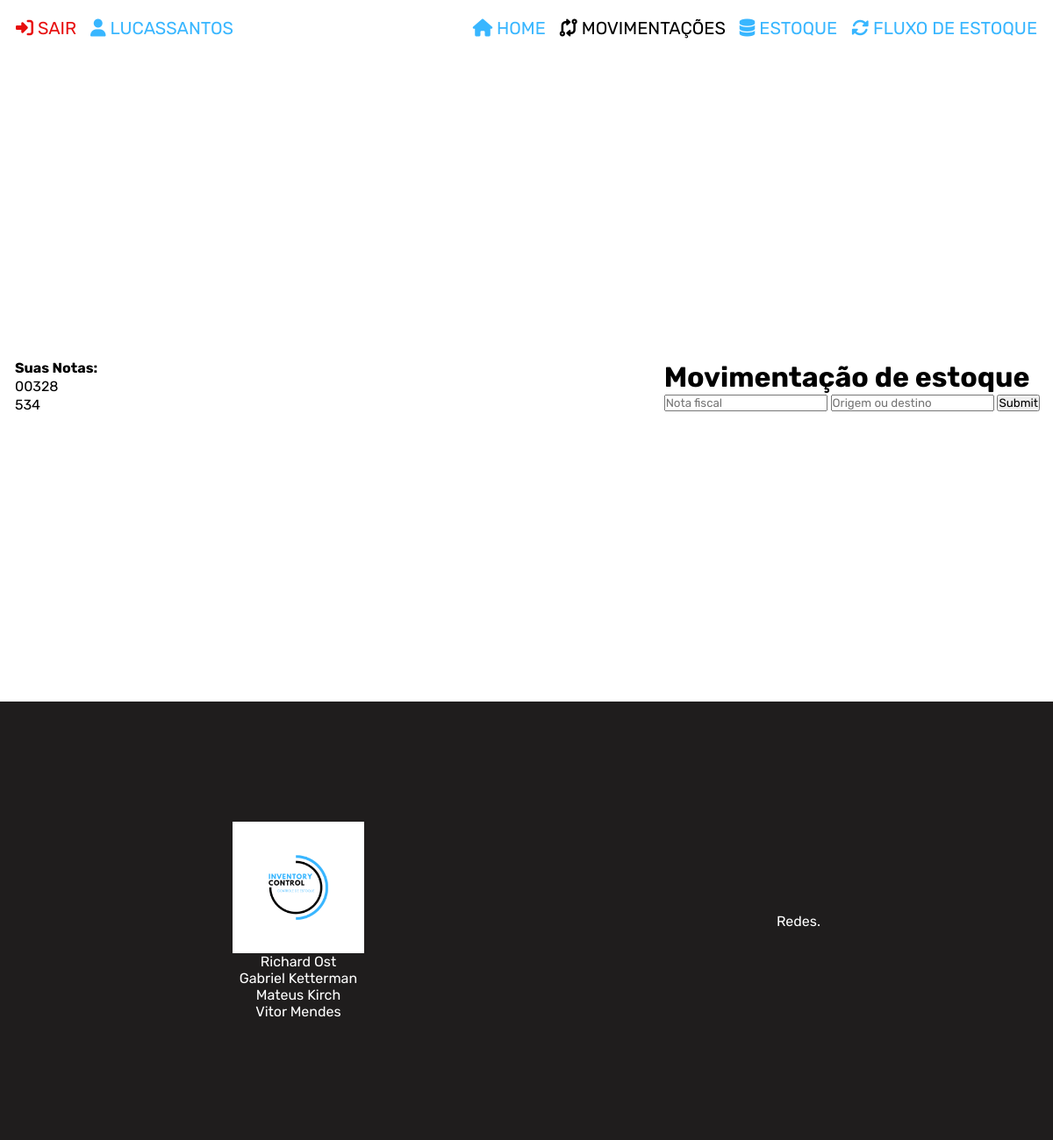
Screenshot of /movimentacao.php (signed in) with the database file from the repository.
### tables this page shows
CREATE TABLE IF NOT EXISTS `usuario` (
  `id` int(11) NOT NULL AUTO_INCREMENT,
  `username` varchar(100) DEFAULT NULL,
  `nome` varchar(100) DEFAULT NULL,
  `email` varchar(100) DEFAULT NULL,
  `senha` varchar(255) DEFAULT NULL,
  `cnpj` varchar(18) DEFAULT NULL,
  PRIMARY KEY (`id`)
);

CREATE TABLE IF NOT EXISTS `notafiscal` (
  `idNota` int(11) NOT NULL AUTO_INCREMENT,
  `tipoMov` tinyint(1) NOT NULL,
  `numeroNota` varchar(255) NOT NULL,
  `lancada` tinyint(1) NOT NULL,
  PRIMARY KEY (`idNota`)
);

### php/url.php (called while the page is built, shortened)
<?php
  $BASE_URL = "http://" . $_SERVER['SERVER_NAME'] . dirname($_SERVER['REQUEST_URI'] . '?');

### dao/UserDAO.php (called while the page is built, shortened)
<?php
  class UserDAO implements UserDAOInterface {
  private $conn;
  public function __construct(PDO $conn) {
    $this->conn = $conn;
  }
  public function buildUser($data) {
    $user = new Usuario();
    $user->id = $data['id'];
    $user->username = $data['username'];
    $user->nome = $data['nome'];
    $user->email = $data['email'];
    $user->senha = $data['senha'];
    $user->cnpj = $data['cnpj'];
    return $user;
  }
  public function findUserLogin($id, $username) {
    $stmt = $this->conn->prepare("SELECT * FROM usuario WHERE id = :id AND username = :username LIMIT 1");
    $stmt->bindParam(":id", $id);
    $stmt->bindParam(":username", $username);
    $stmt->execute();
    if($stmt->rowCount() == 1) {
      $data = $stmt->fetch(PDO::FETCH_ASSOC);
      $user = $this->buildUser($data);
      return $user;
    }
  }
}

### dao/NotaFiscalDAO.php (called while the page is built, shortened)
<?php
class NotaFiscalDAO implements NotaFiscalDAOInterface {
  private $conn;
  public function __construct(PDO $conn) {
    $this->conn = $conn;
  }
  public function findNotasDisponiveis() {
    $stmt = $this->conn->prepare("SELECT * FROM notafiscal WHERE lancada = 0");
    $stmt->execute();
    if($notas = $stmt->fetchAll(PDO::FETCH_ASSOC)) {
      return $notas;
    } else {
      return false;
    }
  }
}

### movimentacao.php (the view, shortened to what this page needs)
<?php
  include_once("templates/header.php");
  include_once("dao/NotaFiscalDAO.php");
  $notaFiscal = new NotaFiscalDAO($conexao);
  $allNotas = $notaFiscal->findNotasDisponiveis();
?>
    <main class="container">
          <table>
            <thead>
              <tr>
                <th>Suas Notas:</th>
              </tr>
            </thead>
            <tbody>
              <?php if($allNotas): ?>
              <?php foreach($allNotas as $nota): ?>
                <tr><td><?= $nota['numeroNota'] ?></td></tr>
              <?php endforeach; ?>
              <?php else: ?>
                <tr><td>Nenhuma nota disponível</td></tr>
              <?php endif; ?>
            </tbody>
          </table>
        <div class="container-form" id="container-form">
            <form action="<?= $BASE_URL ?>/php/processoLancarNota.php" method="post" id="formulario">
                <h1 class="h1-cadastro">Movimentação de estoque</h1>
            <div class="form-inputs-container">
                <input type="text" class="input" id="numero-nota" name="numero-nota" required="required" placeholder="Nota fiscal"/>
                <input class="input" id="origem" name="origem" required="required" type="text" placeholder="Origem ou destino"/>
                <input type="submit" id="submit-button"></input>
            </div>
            </form>
        </div>
    </main>
    <?php include_once("templates/footer.php"); ?>
</body>
</html>

### templates/header.php (shortened to what this page needs)
<?php
  include_once("php/url.php");
  include_once("php/conexao.php");
  include_once("dao/UserDAO.php");
  $logado = isset($_SESSION['id']) && isset($_SESSION['username']);
  if ($logado) {
    $id = $_SESSION['id'];
    $username = $_SESSION['username'];
    $userDAO = new UserDAO($conexao);
    $user = $userDAO->findUserLogin($id, $username);
  }
?>
<!DOCTYPE html>
<html lang="pt">
<head>
    <link rel="stylesheet" href="<?= $BASE_URL ?>/css/style.css">
    <link rel="stylesheet" href="<?= $BASE_URL ?>/css/navbarStyle.css">
    <link rel="stylesheet" href="https://cdnjs.cloudflare.com/ajax/libs/font-awesome/6.4.0/css/all.min.css" />
</head>
<body>
<header>
  <nav class="navbar">
    <ul id="ul-header">
      <?php if (!isset($user->username)): ?>
      <div class="div-condicional" id="div-nao-logado">
        <a href="<?= $BASE_URL ?>/login.php">
          <li id="login" class="link-disabled">
            <i class="fa-solid fa-right-to-bracket"></i>
            <span>Login</span>
          </li>
        </a>
        <li id="home" class="dead-link">
          <i class="dead-link fa-solid fa-house"></i>
          <span>Home</span>
        </li>
        <li id="cadastro" class="dead-link">
          <i class="dead-link fa-solid fa-code-compare"></i>
          <span>Movimentações</span>
        </li>
        <li id="relatório" class="dead-link">
          <i class="dead-link fa-solid fa-database"></i>
          <span>Estoque</span>
        </li>
        <li id="fluxo" class="dead-link">
          <i class="dead-link fa-solid fa-rotate"></i>
          <span>Fluxo de Estoque</span>
        </li>
      </div>
      <?php else: ?>
        <div class="div-condicional" id="div1">
          <li id="sair" class="link-enabled-danger" onclick="location.href='<?= $BASE_URL ?>/php/processoSair.php';">
            <i id="cor2" class="fa-solid fa-right-to-bracket"></i>
            <span>Sair</span>
          </li>
          <li id="username" class="nav-item link-enabled">
            <i id ="cor5" class="fa-solid fa-user"></i>
            <span><?= $user->username ?></span>
          </li>
        </div>
        <div class="div-condicional" id="div2">
          <a class="nav-link" href="<?= $BASE_URL ?>/index.php">
            <li id="home" class="nav-item link-enabled">
              <i id="cor0" class="fa-solid fa-house"></i>
              <span>Home</span>
            </li>
          </a>
      <a class="nav-link" href="<?= $BASE_URL ?>/movimentacao.php">
        <li id="cadastro" class="nav-item link-enabled">
          <i id="cor1" class="fa-solid fa-code-compare"></i>
          <span>Movimentações</span>
        </li>
      </a>
      <a class="nav-link" href="<?= $BASE_URL ?>/estoque.php">
        <li id="estoque" class="nav-item link-enabled">
          <i id="cor4" class="fa-solid fa-database"></i>
          <span>Estoque</span>
        </li>
      </a>
      <a class="nav-link" href="<?= $BASE_URL ?>/fluxoEstoque.php">
        <li id="fluxo" class="nav-item link-enabled">
          <i id="cor4" class="fa-solid fa-rotate"></i>
          <span>Fluxo de Estoque</span>
        </li>
      </a>
      </div>
      <?php endif; ?>
    </ul>
  </nav>
</header>

### css/style.css (style rules this page uses)
* { margin: 0; padding: 0; box-sizing: border-box; list-style: none; text-decoration: none; font-family: "Rubik"; }
a { text-decoration: none!important; }
.container { display: flex; align-items: center; justify-content: space-between; max-width: 1440px; height: calc(100vh - 80px); padding: 0px 15px; margin: 0 auto; }

### css/navbarStyle.css (style rules this page uses)
header { display: flex; max-width: 1440px; padding: 0px 10px; margin: 0 auto; height: 80px; justify-content: space-between; }
.navbar { width: 1440px; }
#ul-header { padding: 20px 0px; display: flex; flex-wrap: wrap; justify-content: space-between; }
#div1, #div2 { display: flex; }
.link-disabled, .link-disabled a { color: #000000!important; padding: 0px 8px; cursor: default; text-transform: uppercase; font-size: 20px; }
.link-enabled, .link-enabled a { color: #38B6FF; padding: 0px 8px; text-transform: uppercase; transition: 0.4s; cursor: pointer; font-size: 20px; }
.link-enabled-danger { color: #e70e0e; padding: 0px 8px; text-transform: uppercase; transition: 0.4s; cursor: pointer; font-size: 20px; }

### rows the page displays
usuario: username "LUCASSANTOS"
notafiscal: numeroNota "00328"
notafiscal: numeroNota "534"
